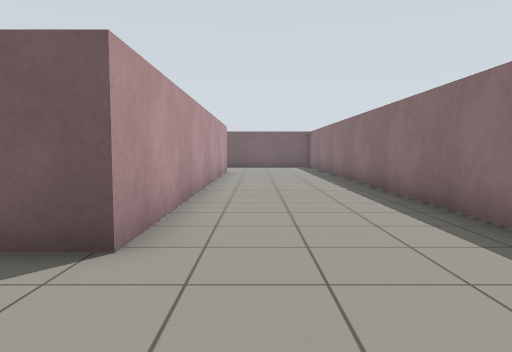
view 1 (above)

24 first-person views from a walk through a Gazebo world. The camera is 0.94 m above the floor, tilts 4° down and sees 70° across. The floor is counted in squares, 1 m on a side. Each view is taken from the middle of a square. On the plan, view 1 faces up. The plan holds only what a view shows up to about 13 squares ahead; the rest is blank. The place goes on beyond the plan.

view 2
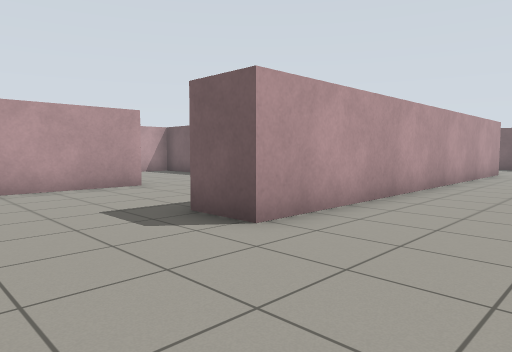

view 3
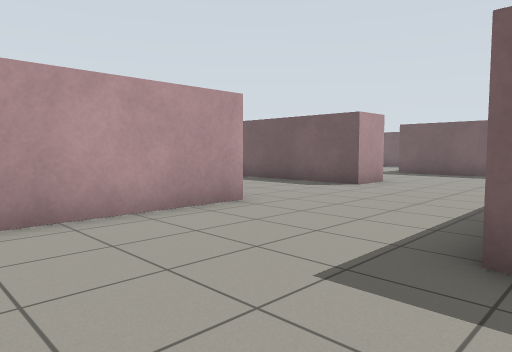

view 4
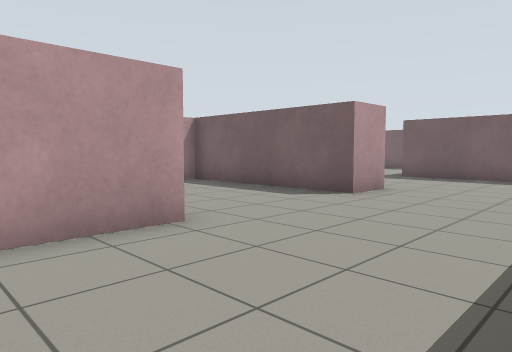

view 5
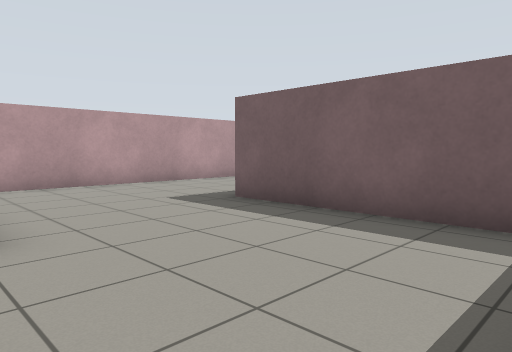

view 6
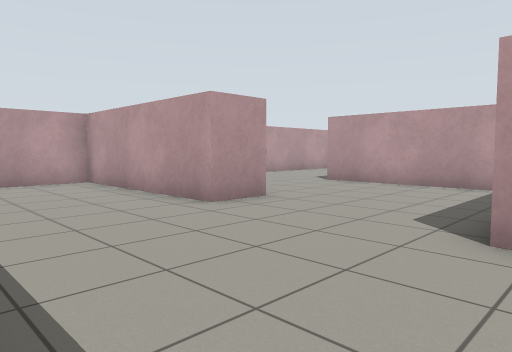

view 7
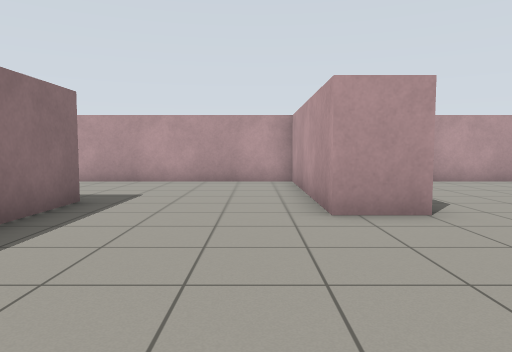

view 8
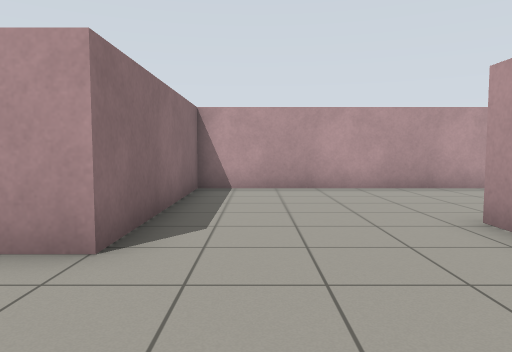

view 9
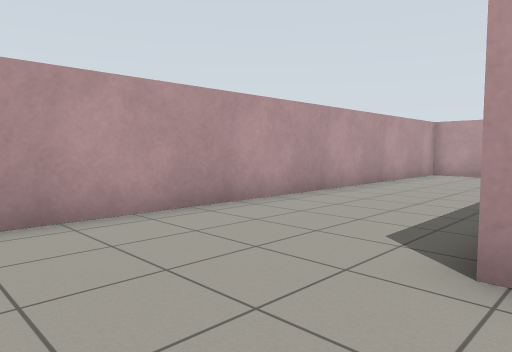

view 10
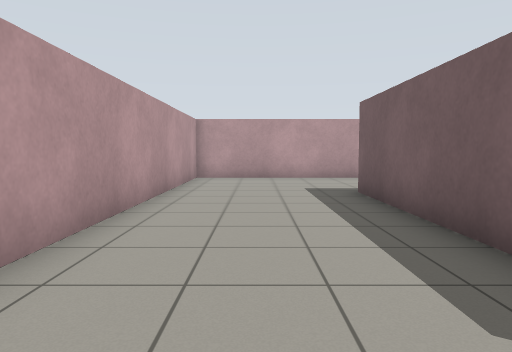

view 11
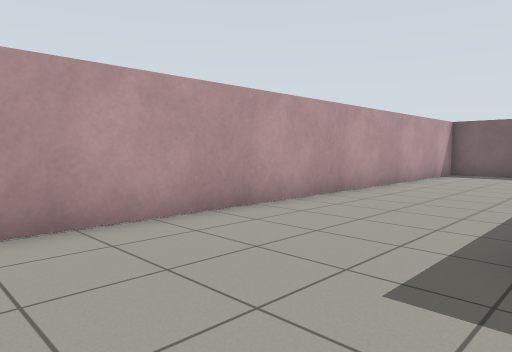

view 12
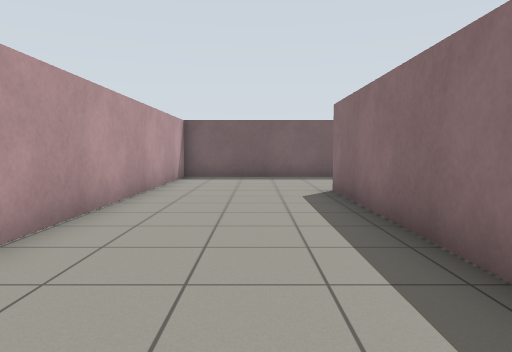

view 13
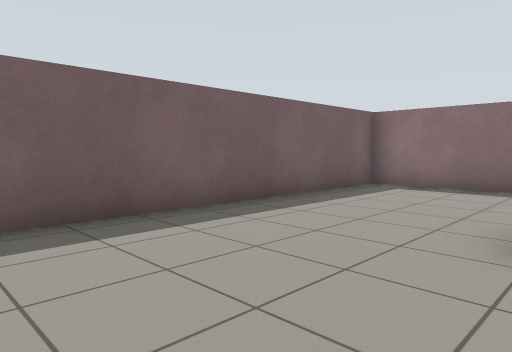

view 14
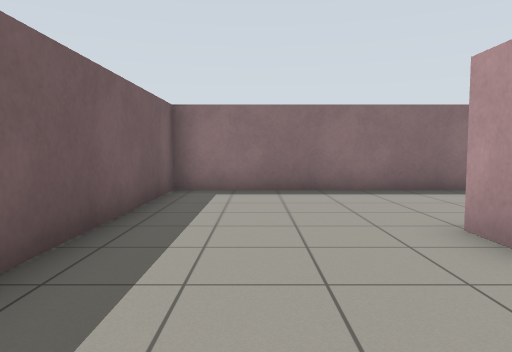

view 15
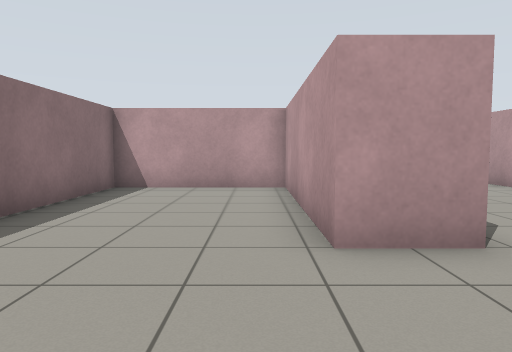

view 16
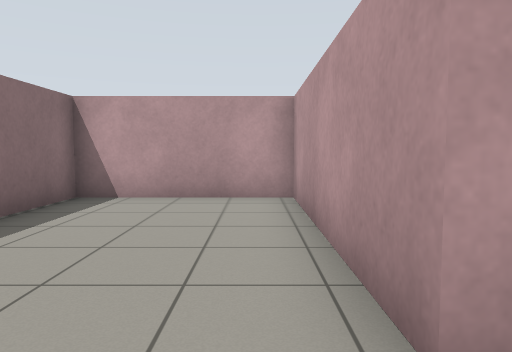

view 17
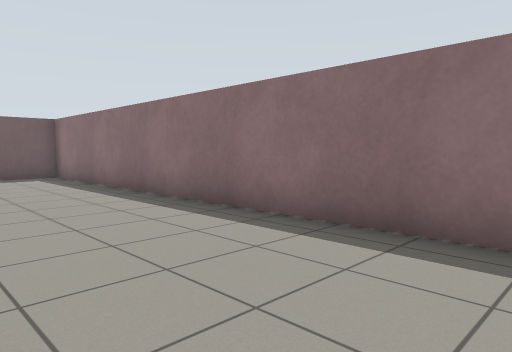

view 18
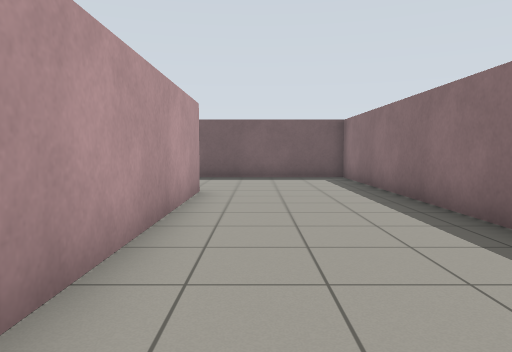

view 19
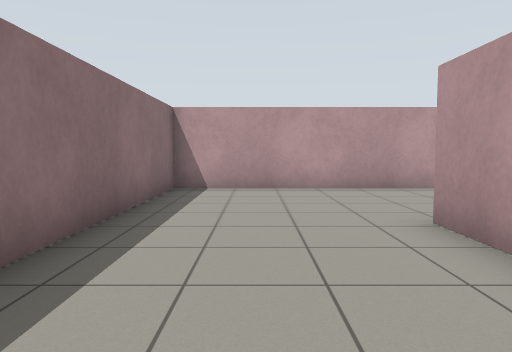

view 20
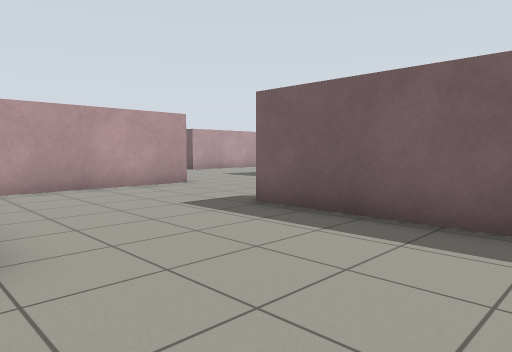

view 21
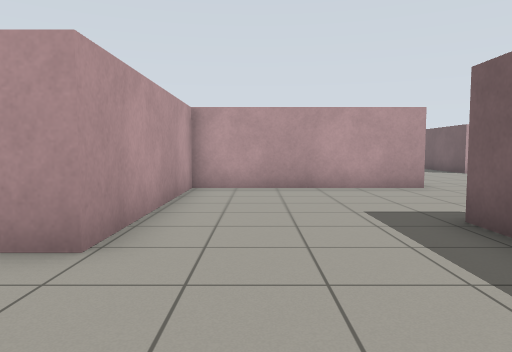

view 22
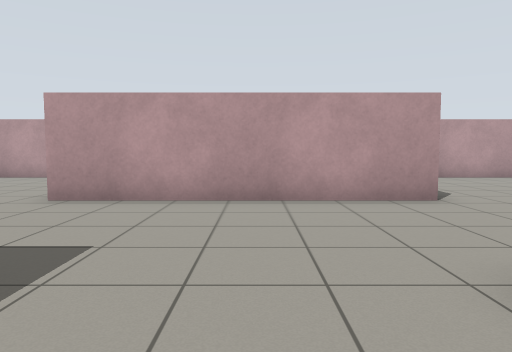

view 23
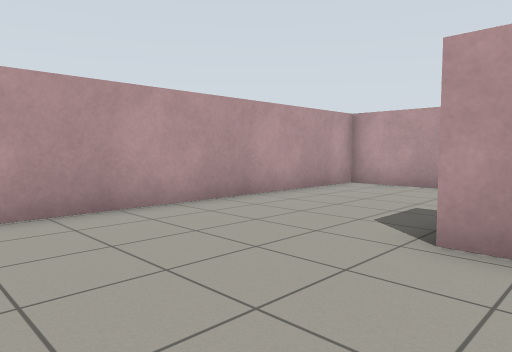

view 24
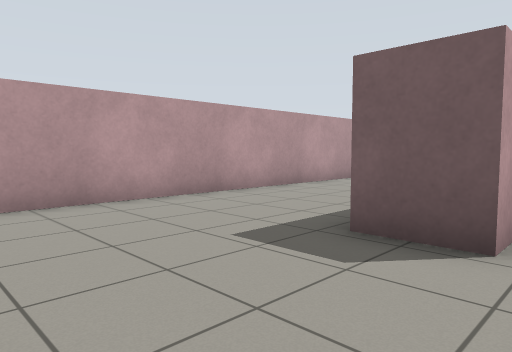

### Floor plan
Points are (right, up) in squares from view 1. A wall is a line through its corners. A room is listed if a view was taken in it or the views show most of it. See-through windows are left out.
Room 1 (views 1, 2, 3, 4, 5, 6, 7, 8, 9, 10, 11, 12, 13, 14, 15, 16, 17, 18, 19, 20, 21, 22, 23, 24)
walls: (-13, 18.6) (-13, 11.6); (-14.5, 22.2) (-7.1, 22.2) (-7.1, 16.4) (-1.3, 16.4) (-1.3, 3.3) (-2.8, 3.3) (-2.8, 5.5); (-18.8, 21.5) (-18.8, 20.8) (-20.2, 20.8); (-3.8, 14.9) (-8.6, 14.9); (-7.1, 10.6) (-7.1, 9.1) (-13, 9.1) (-13, 3.2); (-24.5, 28.2) (-24.5, 16.4) (-15.9, 16.4); (-15.2, 3.3) (-20.2, 3.3); (-20.2, 4.5) (-20.2, 10.5) (-18.8, 10.5) (-18.8, 4.8) (-14.4, 4.8) (-14.4, 14.9) (-24.5, 14.9) (-24.5, -1) (-8.6, -1) (-8.6, 4.8) (-7.1, 4.8) (-7.1, -1) (3.1, -1) (3.1, 20.8) (-2.8, 20.8)

Where each view was taken, in squares from view 1:
view 1: 0 up, 0 right, facing up
view 2: 0 up, 2 right, facing up-left
view 3: 0 up, 2 left, facing up-left
view 4: 2 up, 3 left, facing up-left
view 5: 10 up, 3 left, facing up-left
view 6: 10 up, 3 left, facing down-left
view 7: 10 up, 6 left, facing down
view 8: 8 up, 10 left, facing down
view 9: 4 up, 10 left, facing down-left
view 10: 1 up, 12 left, facing left
view 11: 0 up, 20 left, facing up-left
view 12: 2 up, 22 left, facing up
view 13: 10 up, 24 left, facing up-right
view 14: 13 up, 23 left, facing right
view 15: 14 up, 18 left, facing down
view 16: 12 up, 18 left, facing down
view 17: 7 up, 1 left, facing up-right
view 18: 8 up, 0 right, facing up
view 19: 8 up, 1 right, facing down
view 20: 16 up, 2 right, facing up-left
view 21: 18 up, 2 right, facing left
view 22: 29 up, 11 left, facing down
view 23: 22 up, 15 left, facing down-left
view 24: 17 up, 18 left, facing up-left
